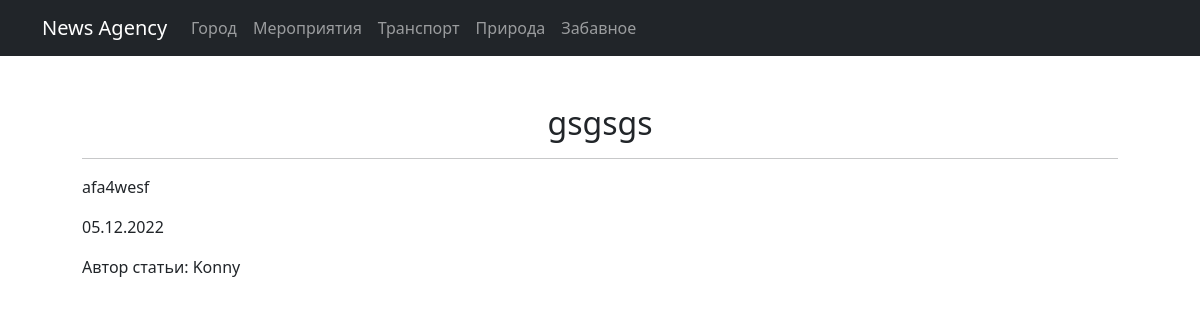
The page /posts/47 on the database its author committed.
### posts/models.py (models this page shows, shortened)
class Post(models.Model):
    ARTICLE = 'AR'
    NEWS = 'NW'
    CATEGORIES = [
        (ARTICLE, 'статья'),
        (NEWS, 'новость'),
    ]
    articleType = models.CharField(max_length=2, choices=CATEGORIES, default=NEWS, verbose_name='Тип публикации')
    dateAdd = models.DateTimeField(auto_now_add=True, verbose_name='Дата публикации')
    headline = models.CharField(max_length=128, verbose_name='Заголовок')
    text = models.TextField(null=False, verbose_name='Текст статьи')
    picture = models.ImageField(default=0, upload_to='images/')
    rate = models.SmallIntegerField(default=0, verbose_name='рейтинг')
    creator = models.ForeignKey(Author, on_delete=models.CASCADE, verbose_name='Автор')
    postCategory = models.ManyToManyField(Category, through='PostCategory')
    class Meta:
        verbose_name = 'статья'
        verbose_name_plural = 'статьи'

class Author(models.Model):
    authorRate = models.SmallIntegerField(default=0)
    authorUser = models.OneToOneField(User, on_delete=models.CASCADE)
    def __str__(self):
        return f'{self.authorUser}'

### posts/views.py (the view)
# urls.py: path('<int:pk>', PostsDetails.as_view(), name='post_detail'),
class PostsDetails(DetailView):
    model = Post
    ordering = 'dateAdd'
    template_name = 'post.html'
    context_object_name = 'post'

### posts/templatetags/custom_filters.py (called while the page is built)
@register.filter()
def censor(value):
    words = ['хрень', 'пиздец', 'пипец', 'редис']
    try:
        isinstance(value, str)
    except ValueError:
        return f'Некорректный ввод текста'
    for w in words:
        if w in value.lower():
            value = value.replace(w[1:len(w)], '****')
    return value

### templates/post.html (shortened to what this page needs)
{% extends 'newsagency/default.html'%}
{% load custom_filters %}
{% block content %}
    <div style="margin: 10px 40px;">
        <h2 style="text-align: center;">{{ post.headline|censor }}</h2>
        <hr>
        <p style="text-align: justify;">{{ post.text|censor }}</p>
        <p style="text-align: left">{{ post.dateAdd|date:'d.m.Y' }}</p>
        <p style="text-align: left">Автор статьи: {{ post.creator }}</p>
    </div>
{% endblock content %}

### rows shown on the page
Post: headline|censor "gsgsgs", text|censor "afa4wesf", dateAdd "05.12.2022", creator "Konny"
